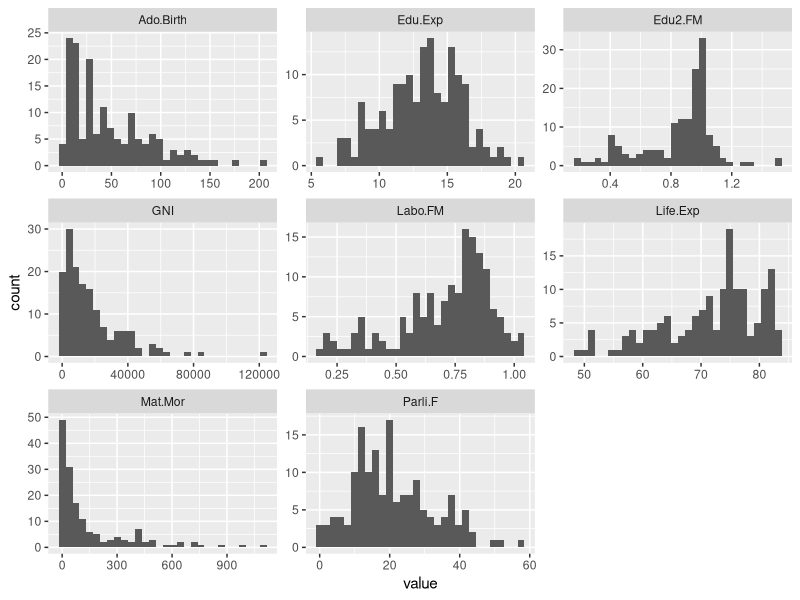
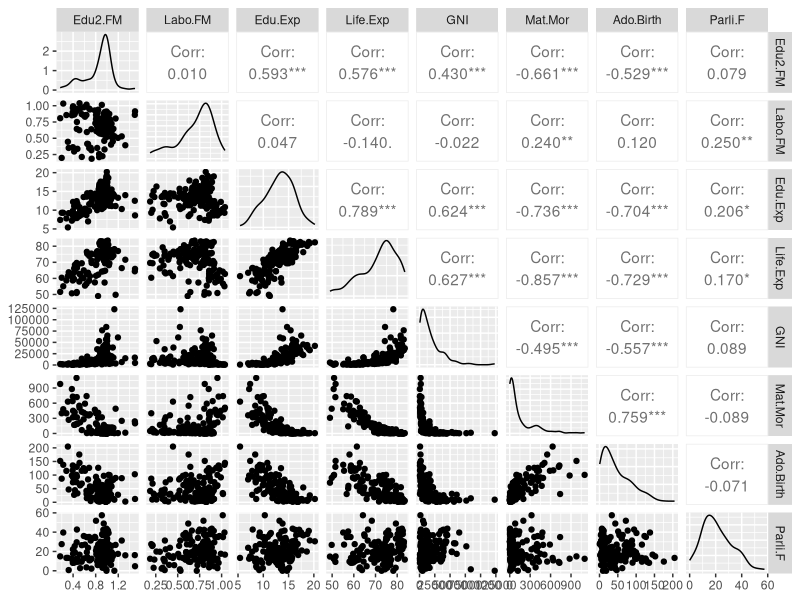
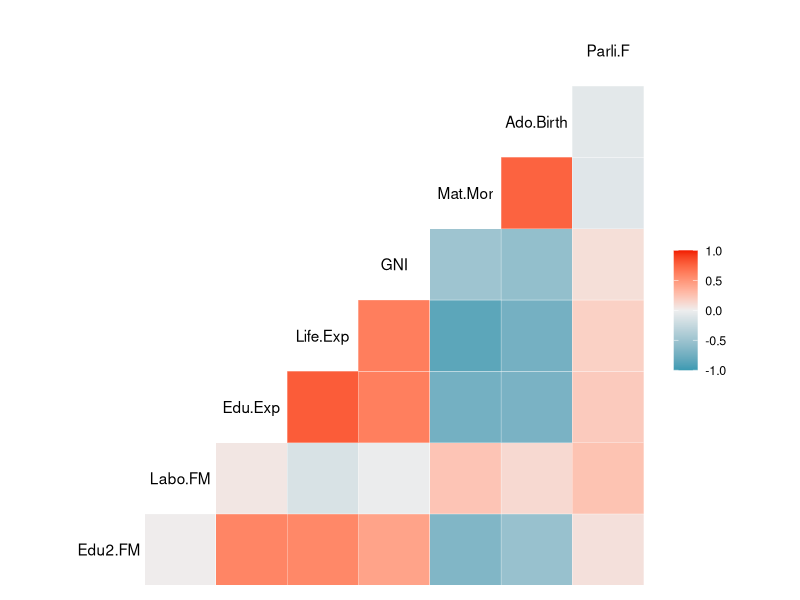
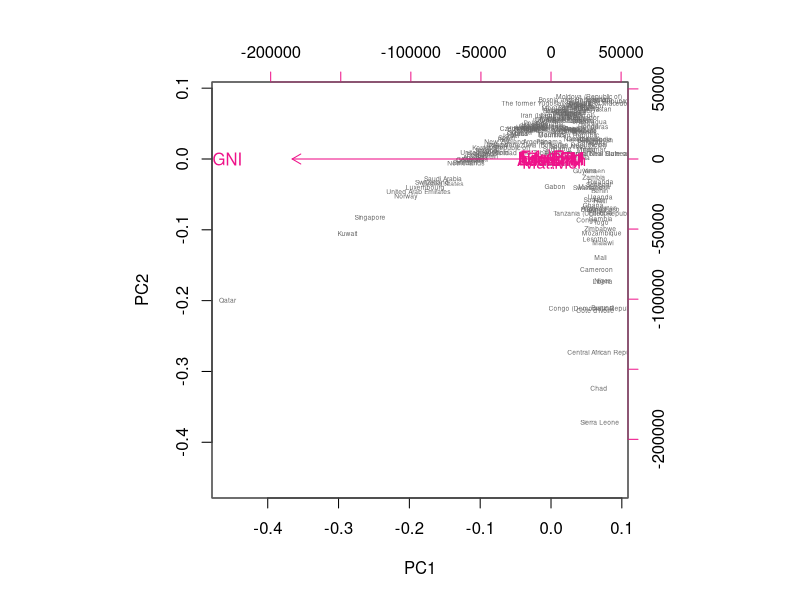
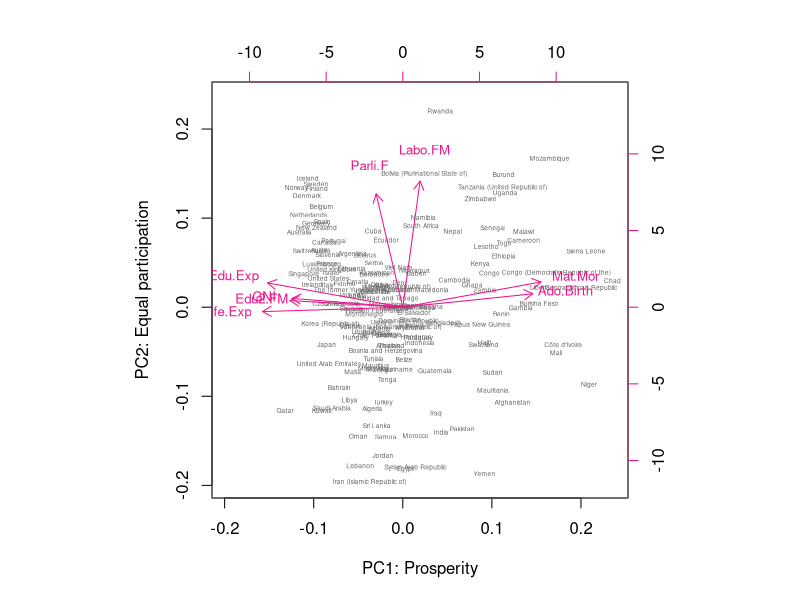
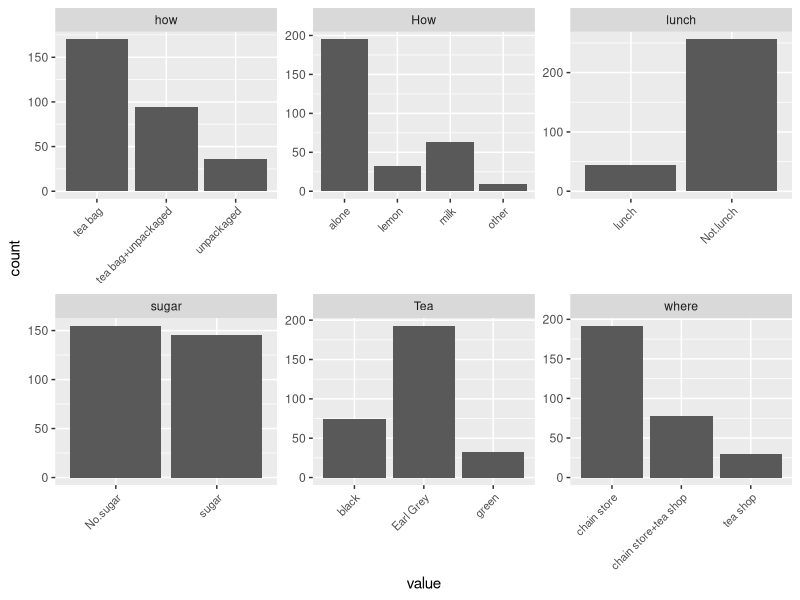
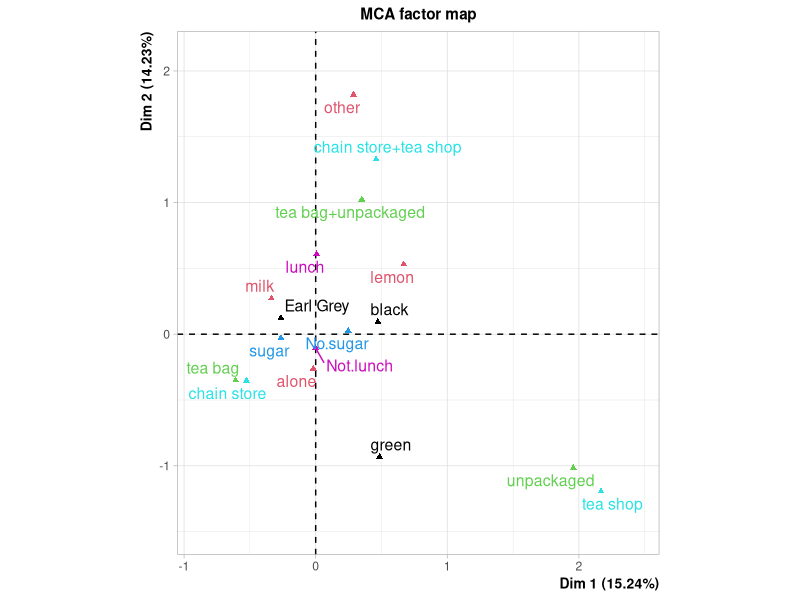

Write R code to recreate these figures, in order.
## ---- chunk 1
human <- read.table("data/human2.csv", header = TRUE, sep = ";")
library(ggplot2)
library(tidyr)
library(GGally)
## ---- chunk 2
#Numerical overviews
  str(human)
  summary(human)
  head(human)

#Histograms
  human %>% gather %>% ggplot(aes(value)) + facet_wrap(~ key, scales = "free") + geom_histogram()

# Plot matrix
  ggpairs(data = human)

# Correlation plots
  ggcorr(human)

## ---- chunk 3
# perform principal component analysis (with the SVD method)
pca_human <- prcomp(human)
summary(pca_human)
pca_human

# draw a biplot of the principal component representation and the original variables
biplot(pca_human, choices = 1:2, cex = c(0.4, 1), col = c("grey40", "deeppink2"))

## ---- chunk 4
# Scale data and perform principal component analysis (with the SVD method)
human_std <- scale(human)
pca_human_std <- prcomp(human_std)
summary(pca_human_std)
pca_human_std

# draw a biplot of the principal component representation and the original variables
biplot(pca_human_std, choices = 1:2, cex = c(0.4, 0.8), col = c("grey40", "deeppink2"), xlab = "PC1: Prosperity", ylab = "PC2: Equal participation")

## ---- chunk 5
library(FactoMineR)
data(tea)

str(tea)

# column names to keep in the dataset
keep_columns <- c("Tea", "How", "how", "sugar", "where", "lunch")

# select the 'keep_columns' to create a new dataset
tea_time <- dplyr::select(tea, one_of(keep_columns))

# visualize the dataset
gather(tea_time) %>% ggplot(aes(value)) + facet_wrap("key", scales = "free") + geom_bar() + theme(axis.text.x =  element_text(angle = 45, hjust = 1, size = 8))
## ---- chunk 6
# multiple correspondence analysis
mca <- MCA(tea_time, graph = FALSE)

# summary of the model
summary(mca)

# visualize MCA
plot(mca, invisible=c("ind"), habillage = "quali")
